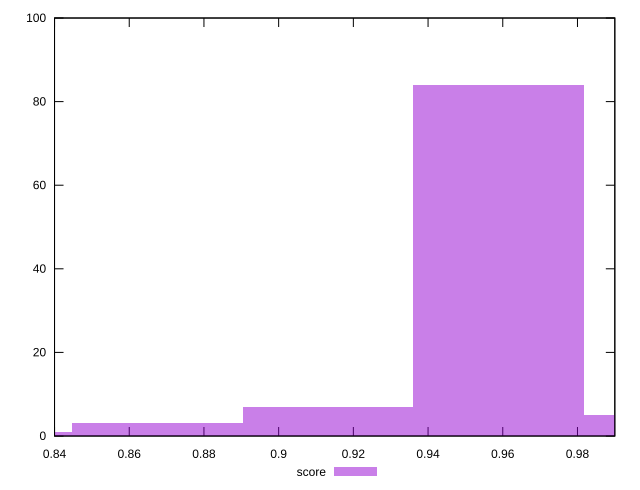

This figure's gnuplot source:
reset

$score <<EOF
0.9589183789362856 84
1.0045811588856326 5
0.9132555989869386 7
0.8219300390882448 1
0.8675928190375918 3
EOF

set key outside below
set boxwidth 0.045662779949346935
set xrange [0.84:0.99]
set yrange [0:100]
set trange [0:100]
set style fill transparent solid 0.5 noborder
set terminal svg size 640, 490 enhanced background rgb 'white'
set output "reports/report_00028_2021-02-24T12-49-42.674Z/first-contentful-paint/samples/card/score/histogram.svg"

plot $score title "score" with boxes

reset
